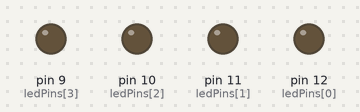
A sketch run on a simulated Arduino Uno, built with avr-gcc and run on an emulated ATmega328P. Parts: output pins drawn as LEDs (lit = HIGH).

Above: at 0.5 s.
At 2.5 s:
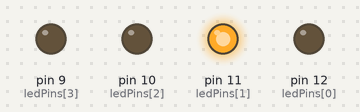
At 4.5 s:
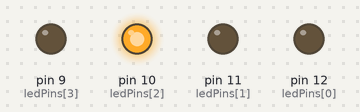
At 9.5 s:
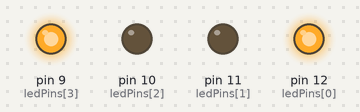
At 14.5 s:
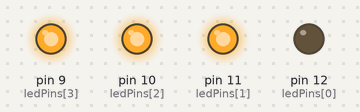
At 19.5 s:
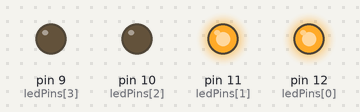
Timing chart, 0 to 20.8 s (numbered marks = the images above):
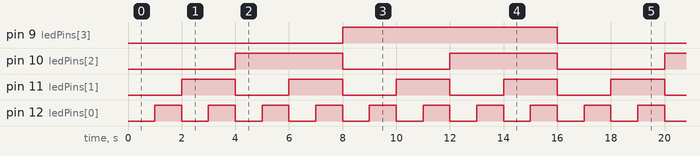

The sketch:

binary_counter.ino
```cpp
int ledPins[] = {12,11,10,9};
int count = 0;

void setup() {
  for (int i = 0; i < 4; i++) {
    pinMode(ledPins[i], OUTPUT);
  }
}

void loop() {

  for (int i = 0; i < 16; i++) {
    displayBinary(i);
    delay(1000);
  }
}

void displayBinary(int value) {
  for (int i = 0; i < 4; i++) {
    digitalWrite(ledPins[i], (value >> i) & 0x01);
  }
}
```

Measured:
- by itself, pin 9 (ledPins[3]): alternates HIGH for 8.0 s and LOW for 8.0 s
- by itself, pin 10 (ledPins[2]): alternates HIGH for 4.0 s and LOW for 4.0 s
- by itself, pin 11 (ledPins[1]): alternates HIGH for 2.0 s and LOW for 2.0 s
- by itself, pin 12 (ledPins[0]): alternates HIGH for 1.0 s and LOW for 1.0 s
